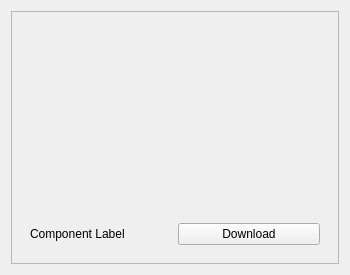
<?xml version="1.0" encoding="UTF-8"?>
<ui version="4.0">
 <class>ComponentItemView</class>
 <widget class="QWidget" name="ComponentItemView">
  <property name="geometry">
   <rect>
    <x>0</x>
    <y>0</y>
    <width>350</width>
    <height>275</height>
   </rect>
  </property>
  <property name="sizePolicy">
   <sizepolicy hsizetype="Minimum" vsizetype="Minimum">
    <horstretch>0</horstretch>
    <verstretch>0</verstretch>
   </sizepolicy>
  </property>
  <property name="minimumSize">
   <size>
    <width>350</width>
    <height>275</height>
   </size>
  </property>
  <property name="maximumSize">
   <size>
    <width>500</width>
    <height>400</height>
   </size>
  </property>
  <property name="windowTitle">
   <string>item_view</string>
  </property>
  <layout class="QVBoxLayout" name="verticalLayout">
   <item>
    <widget class="QFrame" name="frame">
     <property name="frameShape">
      <enum>QFrame::StyledPanel</enum>
     </property>
     <property name="frameShadow">
      <enum>QFrame::Raised</enum>
     </property>
     <layout class="QVBoxLayout" name="verticalLayout_3">
      <item>
       <widget class="Thumbnail" name="thumbnail" native="true">
        <layout class="QVBoxLayout" name="verticalLayout_2"/>
       </widget>
      </item>
      <item>
       <widget class="QWidget" name="bottomPanel" native="true">
        <property name="sizePolicy">
         <sizepolicy hsizetype="Preferred" vsizetype="Maximum">
          <horstretch>0</horstretch>
          <verstretch>0</verstretch>
         </sizepolicy>
        </property>
        <layout class="QHBoxLayout" name="horizontalLayout">
         <item>
          <widget class="QLabel" name="componentLabel">
           <property name="text">
            <string>Component Label</string>
           </property>
          </widget>
         </item>
         <item>
          <widget class="QPushButton" name="pushButton">
           <property name="text">
            <string>Download</string>
           </property>
          </widget>
         </item>
        </layout>
       </widget>
      </item>
     </layout>
    </widget>
   </item>
  </layout>
 </widget>
 <customwidgets>
  <customwidget>
   <class>Thumbnail</class>
   <extends>QWidget</extends>
   <header location="global">component_library/user_interface/widgets</header>
   <container>1</container>
  </customwidget>
 </customwidgets>
 <resources/>
 <connections/>
</ui>
